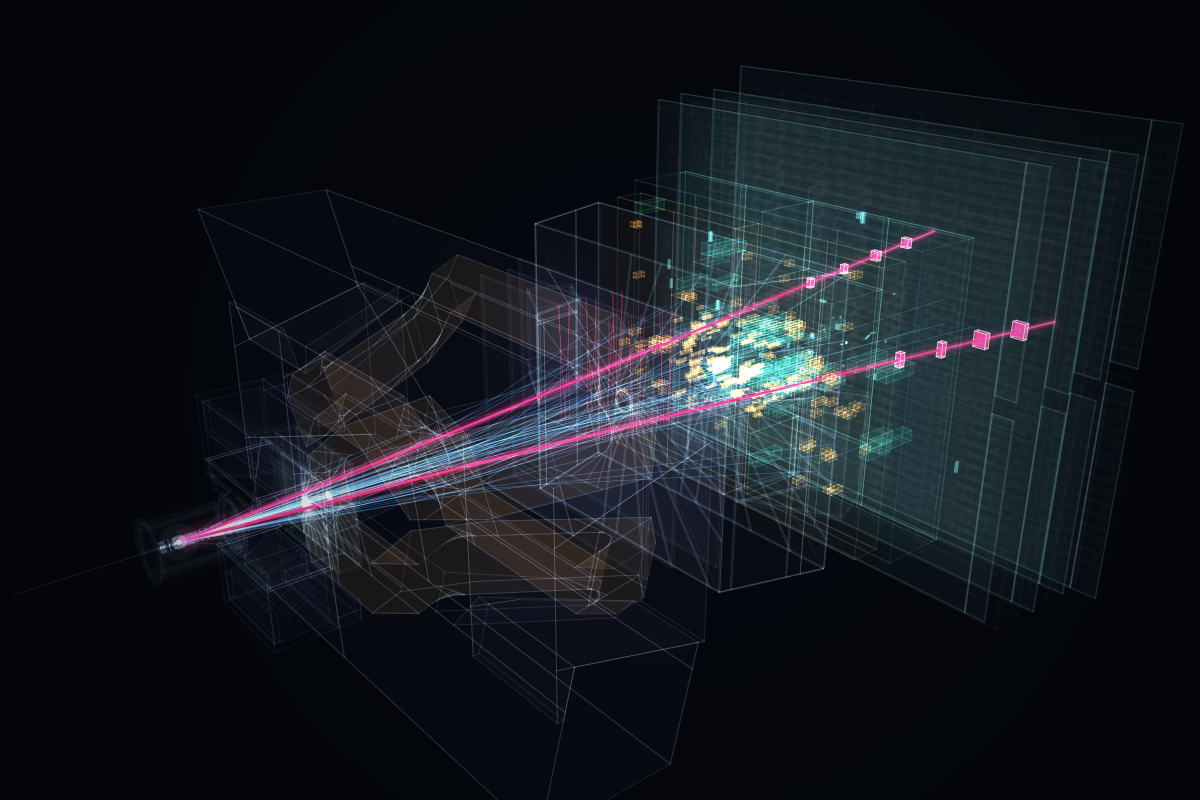
#> input picture b2mm_2026/img/full/B0mumu_SIMULATED_illustration_6000x4000.jpg, 6000 x 4000 px, given in place of LHCb_B0mumu_candidate_C5_run332869_realcalo_6000x4000.png, which was not available (shown at 1/5 size)
$ python build_images.py
#> lines starting #> are read from the running program, lines starting #| are printed output that depends on the picture
"""Make the web renditions of the renders for the outreach page (index.html).
usage: python3 build_images.py    (from this folder; reads ../b2mm_render/out)
full:  6000x4000 JPEG q92, 300 dpi (the files people download)
view:  2400x1600 JPEG q85 (lightbox)       thumb: 1200x800 JPEG q82 (grid)
Writes images.json with the pixel sizes and file sizes used by the page."""
import json, os
from PIL import Image
OUT = "../b2mm_render/out"
IMAGES = [
    # id, source png, download name
    ("c5", "LHCb_B0mumu_candidate_C5_run332869_realcalo_6000x4000.png", "LHCb_B0mumu_candidate_C5_run332869"),
    ("c5-zoom", "LHCb_B0mumu_candidate_C5_run332869_realcalo_vertexzoom_6000x4000.png", "LHCb_B0mumu_candidate_C5_run332869_vertex_closeup"),
    ("c5-white", "LHCb_B0mumu_candidate_C5_run332869_realcalo_white_6000x4000.png", "LHCb_B0mumu_candidate_C5_run332869_white"),
    ("c3", "LHCb_B0mumu_candidate_C3_run302433_ecalclusters_6000x4000.png", "LHCb_B0mumu_candidate_C3_run302433"),
    ("c3-zoom", "LHCb_B0mumu_candidate_C3_run302433_ecalclusters_vertexzoom_6000x4000.png", "LHCb_B0mumu_candidate_C3_run302433_vertex_closeup"),
    ("c3-white", "LHCb_B0mumu_candidate_C3_run302433_ecalclusters_white_6000x4000.png", "LHCb_B0mumu_candidate_C3_run302433_white"),
    ("c4", "LHCb_B0mumu_candidate_C4_run308388_ecalclusters_6000x4000.png", "LHCb_B0mumu_candidate_C4_run308388"),
    ("c4-zoom", "LHCb_B0mumu_candidate_C4_run308388_ecalclusters_vertexzoom_6000x4000.png", "LHCb_B0mumu_candidate_C4_run308388_vertex_closeup"),
    ("c4-white", "LHCb_B0mumu_candidate_C4_run308388_ecalclusters_white_6000x4000.png", "LHCb_B0mumu_candidate_C4_run308388_white"),
    ("sim", "B0mumu_SIMULATED_notext_6000x4000.png", "B0mumu_SIMULATED_illustration"),
    ("sim-labelled", "B0mumu_simulated_annotated_6000x4000.png", "B0mumu_SIMULATED_illustration_labelled"),
]
for d in ("img/full", "img/view", "img/thumb"):
    os.makedirs(d, exist_ok=True)
meta = {}
for iid, src, name in IMAGES:
    im = Image.open(os.path.join(OUT, src)).convert("RGB")
#> im is the input picture: PIL image 6000x4000 RGB; mean R, G, B 20.4, 24.4, 30.7
    full = f"img/full/{name}_6000x4000.jpg"
    im.save(full, quality=92, subsampling=0, dpi=(300, 300), optimize=True)
    im.resize((2400, 1600), Image.LANCZOS).save(f"img/view/{iid}.jpg", quality=85, optimize=True, progressive=True)
    im.resize((1200, 800), Image.LANCZOS).save(f"img/thumb/{iid}.jpg", quality=82, optimize=True, progressive=True)
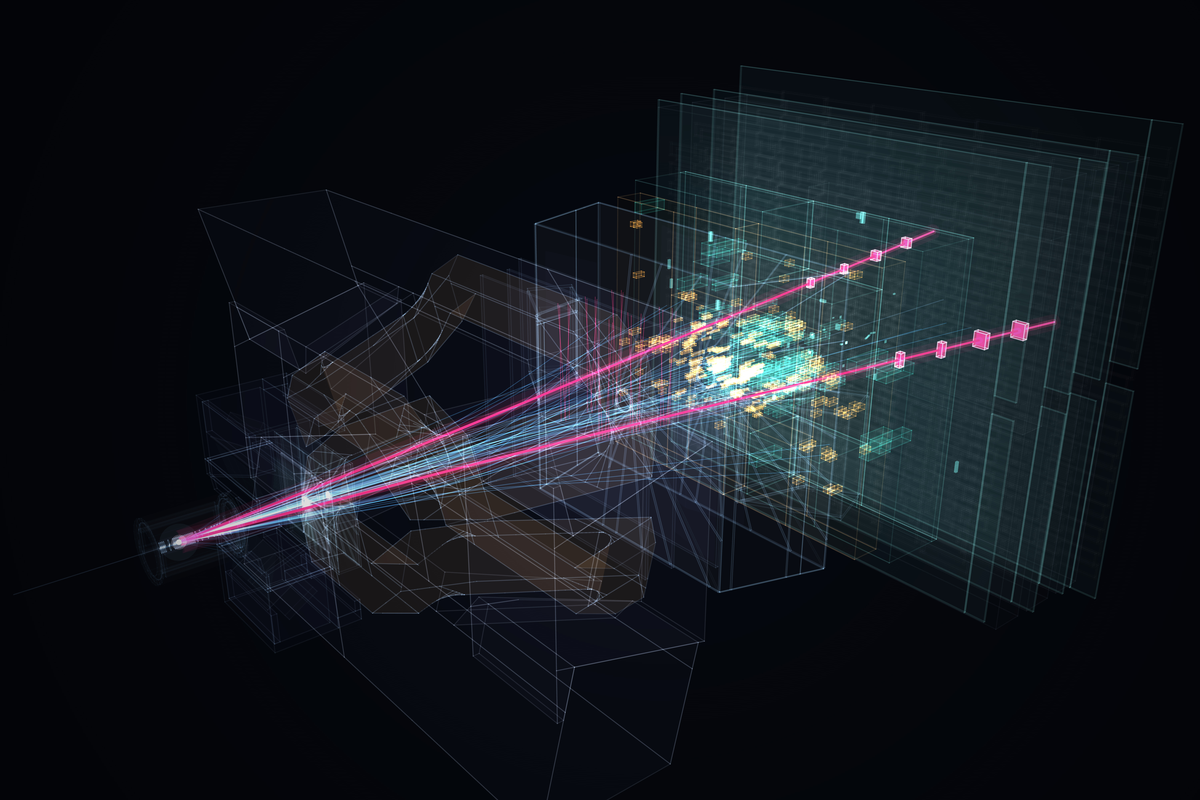
#> saved as c5.jpg: PIL image 1200x800 RGB; mean R, G, B 20.4, 24.4, 30.7
    meta[iid] = dict(full=full, filename=os.path.basename(full), mb=round(os.path.getsize(full) / 1e6, 1), w=im.width, h=im.height)
    print(iid, meta[iid]["mb"], "MB")
#| c5 3.0 MB
#> pass 2 of the loop `for iid, src, name in IMAGES:`:
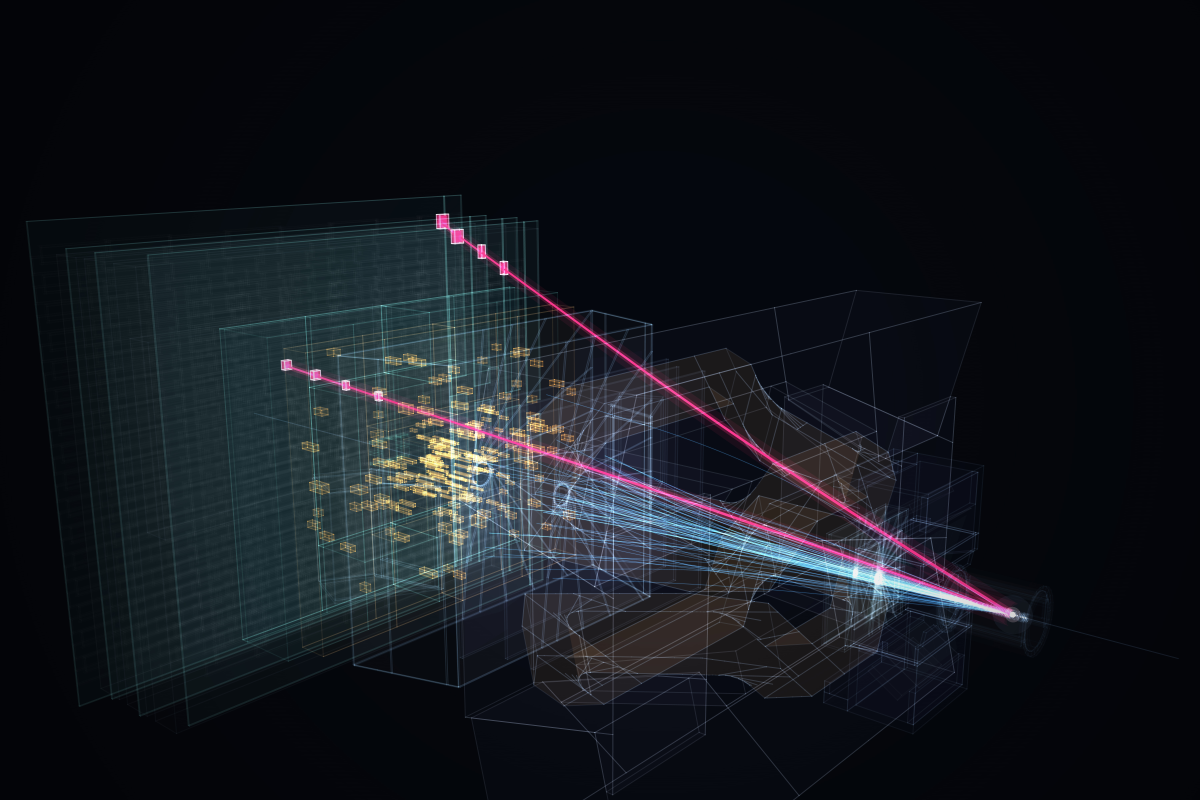
#> input picture b2mm_2026/img/full/LHCb_B0mumu_candidate_C3_run302433_6000x4000.jpg, 6000 x 4000 px, given in place of umu_candidate_C5_run332869_realcalo_vertexzoom_6000x4000.png, which was not available (shown at 1/5 size)
#> im is the input picture: PIL image 6000x4000 RGB; mean R, G, B 19.9, 23.4, 29.5
#> `im.resize((1200, 800), Image.LANCZOS).save(f"img/thumb/{iid}.jpg", qua..`:
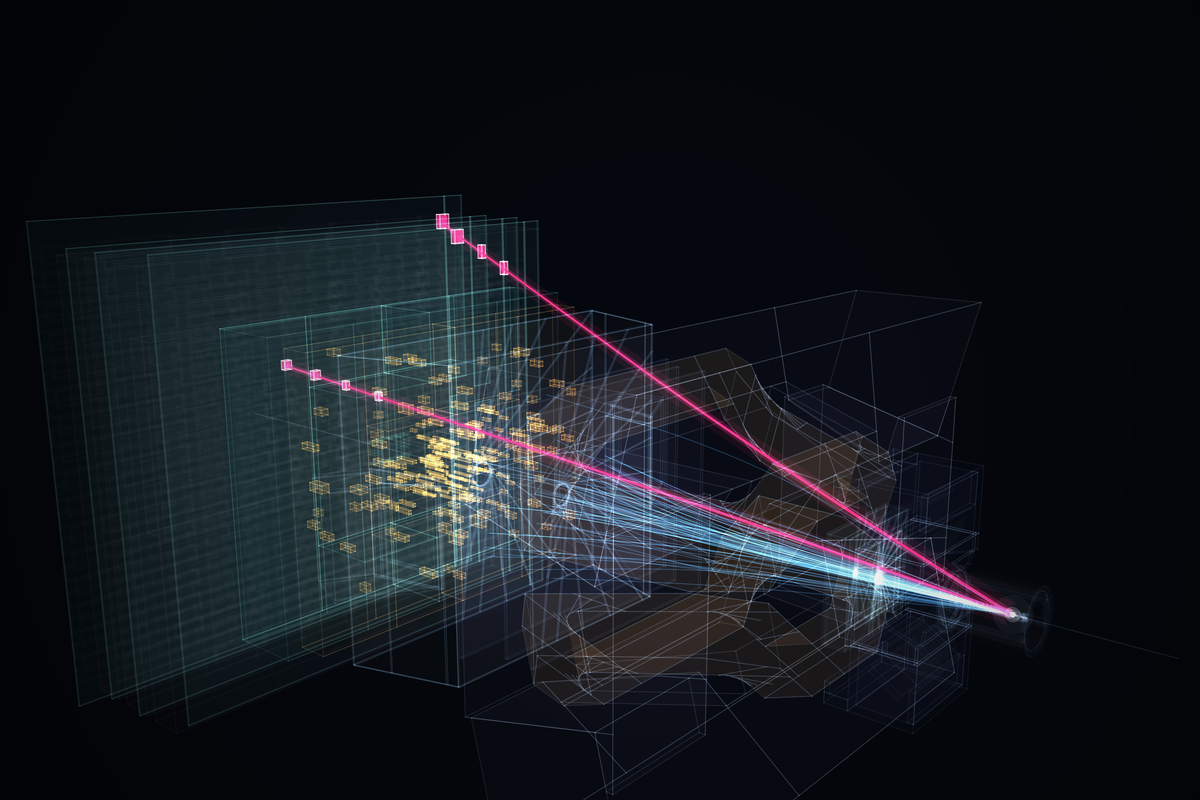
#> saved as c5-zoom.jpg: PIL image 1200x800 RGB; mean R, G, B 19.9, 23.4, 29.5
#| c5-zoom 2.8 MB
#> (the run stopped early here; a loop or call above may not have finished)
